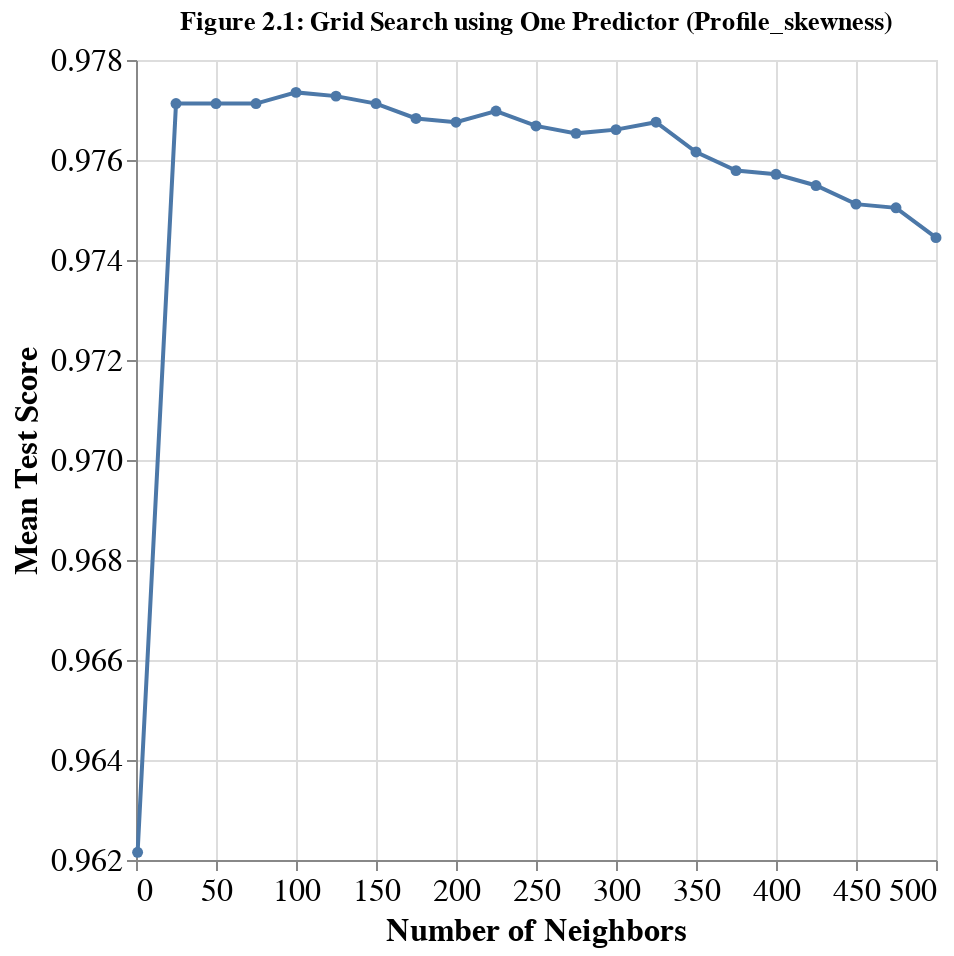

Here is the notebook cell this chart was saved with:
### Code cell
accuracies_skewness_grid_plot = (
    alt.Chart(accuracies_skewness_grid, title="Figure 2.1: Grid Search using One Predictor (Profile_skewness)")
    .mark_line(point=True)
    .encode(
        x=alt.X("param_kneighborsclassifier__n_neighbors", title="Number of Neighbors", scale=alt.Scale(zero=False),),
        y=alt.Y("mean_test_score", title="Mean Test Score", scale=alt.Scale(zero=False)),
    )
    .configure_axis(labelFontSize=16, titleFontSize=16)
    .properties(width=400, height=400)
)

display(accuracies_skewness_grid.sort_values(by="rank_test_score")[["param_kneighborsclassifier__n_neighbors", "mean_test_score"]]
        .head().style.set_caption("Table 2.2: Top 5 k-values for One Predictor (Profile_skewness)"))
accuracies_skewness_grid_plot

### Figure 1 — Vega-Lite specification as saved in the notebook (floating-point values rounded to 4 significant figures)
{"config": {"view": {"continuousWidth": 400, "continuousHeight": 300}, "axis": {"labelFontSize": 16, "titleFontSize": 16}}, "data": {"name": "data-f9a6791dc56c86794c8155b4b72264c0"}, "mark": {"type": "line", "point": true}, "encoding": {"x": {"field": "param_kneighborsclassifier__n_neighbors", "scale": {"zero": false}, "title": "Number of Neighbors", "type": "quantitative"}, "y": {"field": "mean_test_score", "scale": {"zero": false}, "title": "Mean Test Score", "type": "quantitative"}}, "height": 400, "title": "Figure 2.1: Grid Search using One Predictor (Profile_skewness)", "width": 400, "$schema": "https://vega.github.io/schema/vega-lite/v4.17.0.json", "datasets": {"data-f9a6791dc56c86794c8155b4b72264c0": [{"mean_fit_time": 0.008791, "std_fit_time": 0.0009829, "mean_score_time": 0.02839, "std_score_time": 0.001148, "param_kneighborsclassifier__n_neighbors": 1, "params": {"kneighborsclassifier__n_neighbors": 1}, "split0_test_score": 0.9624, "split1_test_score": 0.9609, "split2_test_score": 0.9635, "split3_test_score": 0.9635, "split4_test_score": 0.9605, "mean_test_score": 0.9622, "std_test_score": 0.001261, "rank_test_score": 21}, {"mean_fit_time": 0.008765, "std_fit_time": 0.000724, "mean_score_time": 0.03357, "std_score_time": 0.0007146, "param_kneighborsclassifier__n_neighbors": 25, "params": {"kneighborsclassifier__n_neighbors": 25}, "split0_test_score": 0.9788, "split1_test_score": 0.9732, "split2_test_score": 0.9814, "split3_test_score": 0.9776, "split4_test_score": 0.9747, "mean_test_score": 0.9771, "std_test_score": 0.002921, "rank_test_score": 6}, {"mean_fit_time": 0.00838, "std_fit_time": 0.0005093, "mean_score_time": 0.03841, "std_score_time": 0.001485, "param_kneighborsclassifier__n_neighbors": 50, "params": {"kneighborsclassifier__n_neighbors": 50}, "split0_test_score": 0.9777, "split1_test_score": 0.9724, "split2_test_score": 0.9821, "split3_test_score": 0.9788, "split4_test_score": 0.9747, "mean_test_score": 0.9771, "std_test_score": 0.003345, "rank_test_score": 3}, {"mean_fit_time": 0.008799, "std_fit_time": 0.0007509, "mean_score_time": 0.0446, "std_score_time": 0.000488, "param_kneighborsclassifier__n_neighbors": 75, "params": {"kneighborsclassifier__n_neighbors": 75}, "split0_test_score": 0.978, "split1_test_score": 0.9717, "split2_test_score": 0.9825, "split3_test_score": 0.9788, "split4_test_score": 0.9747, "mean_test_score": 0.9771, "std_test_score": 0.003685, "rank_test_score": 3}, {"mean_fit_time": 0.009203, "std_fit_time": 0.0003994, "mean_score_time": 0.04998, "std_score_time": 0.0006245, "param_kneighborsclassifier__n_neighbors": 100, "params": {"kneighborsclassifier__n_neighbors": 100}, "split0_test_score": 0.9784, "split1_test_score": 0.9724, "split2_test_score": 0.9821, "split3_test_score": 0.9788, "split4_test_score": 0.975, "mean_test_score": 0.9774, "std_test_score": 0.003327, "rank_test_score": 1}, {"mean_fit_time": 0.009443, "std_fit_time": 0.0005087, "mean_score_time": 0.05409, "std_score_time": 0.001481, "param_kneighborsclassifier__n_neighbors": 125, "params": {"kneighborsclassifier__n_neighbors": 125}, "split0_test_score": 0.9784, "split1_test_score": 0.9724, "split2_test_score": 0.9821, "split3_test_score": 0.9788, "split4_test_score": 0.9747, "mean_test_score": 0.9773, "std_test_score": 0.003382, "rank_test_score": 2}, {"mean_fit_time": 0.008217, "std_fit_time": 0.000393, "mean_score_time": 0.05923, "std_score_time": 0.0009752, "param_kneighborsclassifier__n_neighbors": 150, "params": {"kneighborsclassifier__n_neighbors": 150}, "split0_test_score": 0.9784, "split1_test_score": 0.9717, "split2_test_score": 0.9821, "split3_test_score": 0.9784, "split4_test_score": 0.975, "mean_test_score": 0.9771, "std_test_score": 0.003523, "rank_test_score": 3}, {"mean_fit_time": 0.008139, "std_fit_time": 0.0007834, "mean_score_time": 0.064, "std_score_time": 0.0009324, "param_kneighborsclassifier__n_neighbors": 175, "params": {"kneighborsclassifier__n_neighbors": 175}, "split0_test_score": 0.9777, "split1_test_score": 0.9702, "split2_test_score": 0.9821, "split3_test_score": 0.9784, "split4_test_score": 0.9758, "mean_test_score": 0.9768, "std_test_score": 0.003902, "rank_test_score": 8}, {"mean_fit_time": 0.008217, "std_fit_time": 0.0007842, "mean_score_time": 0.07, "std_score_time": 0.001225, "param_kneighborsclassifier__n_neighbors": 200, "params": {"kneighborsclassifier__n_neighbors": 200}, "split0_test_score": 0.9773, "split1_test_score": 0.9702, "split2_test_score": 0.9821, "split3_test_score": 0.978, "split4_test_score": 0.9762, "mean_test_score": 0.9768, "std_test_score": 0.003846, "rank_test_score": 10}, {"mean_fit_time": 0.008419, "std_fit_time": 0.000477, "mean_score_time": 0.07579, "std_score_time": 0.001734, "param_kneighborsclassifier__n_neighbors": 225, "params": {"kneighborsclassifier__n_neighbors": 225}, "split0_test_score": 0.9773, "split1_test_score": 0.9702, "split2_test_score": 0.9825, "split3_test_score": 0.9788, "split4_test_score": 0.9762, "mean_test_score": 0.977, "std_test_score": 0.004007, "rank_test_score": 7}, {"mean_fit_time": 0.008794, "std_fit_time": 0.0007221, "mean_score_time": 0.0813, "std_score_time": 0.001675, "param_kneighborsclassifier__n_neighbors": 250, "params": {"kneighborsclassifier__n_neighbors": 250}, "split0_test_score": 0.9777, "split1_test_score": 0.9698, "split2_test_score": 0.9818, "split3_test_score": 0.9784, "split4_test_score": 0.9758, "mean_test_score": 0.9767, "std_test_score": 0.003931, "rank_test_score": 11}, {"mean_fit_time": 0.008395, "std_fit_time": 0.0005033, "mean_score_time": 0.0892, "std_score_time": 0.0006808, "param_kneighborsclassifier__n_neighbors": 275, "params": {"kneighborsclassifier__n_neighbors": 275}, "split0_test_score": 0.9777, "split1_test_score": 0.9702, "split2_test_score": 0.9818, "split3_test_score": 0.978, "split4_test_score": 0.975, "mean_test_score": 0.9765, "std_test_score": 0.00382, "rank_test_score": 13}, {"mean_fit_time": 0.009008, "std_fit_time": 1.075e-05, "mean_score_time": 0.09715, "std_score_time": 0.001161, "param_kneighborsclassifier__n_neighbors": 300, "params": {"kneighborsclassifier__n_neighbors": 300}, "split0_test_score": 0.9773, "split1_test_score": 0.9702, "split2_test_score": 0.9818, "split3_test_score": 0.978, "split4_test_score": 0.9758, "mean_test_score": 0.9766, "std_test_score": 0.003757, "rank_test_score": 12}, {"mean_fit_time": 0.008176, "std_fit_time": 0.0003604, "mean_score_time": 0.1031, "std_score_time": 0.001663, "param_kneighborsclassifier__n_neighbors": 325, "params": {"kneighborsclassifier__n_neighbors": 325}, "split0_test_score": 0.9765, "split1_test_score": 0.9709, "split2_test_score": 0.9818, "split3_test_score": 0.978, "split4_test_score": 0.9765, "mean_test_score": 0.9768, "std_test_score": 0.003474, "rank_test_score": 9}, {"mean_fit_time": 0.008414, "std_fit_time": 0.0007376, "mean_score_time": 0.1081, "std_score_time": 0.001591, "param_kneighborsclassifier__n_neighbors": 350, "params": {"kneighborsclassifier__n_neighbors": 350}, "split0_test_score": 0.9765, "split1_test_score": 0.9702, "split2_test_score": 0.9818, "split3_test_score": 0.9765, "split4_test_score": 0.9758, "mean_test_score": 0.9762, "std_test_score": 0.003664, "rank_test_score": 14}, {"mean_fit_time": 0.008598, "std_fit_time": 0.001022, "mean_score_time": 0.1165, "std_score_time": 0.003077, "param_kneighborsclassifier__n_neighbors": 375, "params": {"kneighborsclassifier__n_neighbors": 375}, "split0_test_score": 0.975, "split1_test_score": 0.9702, "split2_test_score": 0.9814, "split3_test_score": 0.9762, "split4_test_score": 0.9762, "mean_test_score": 0.9758, "std_test_score": 0.003556, "rank_test_score": 15}, {"mean_fit_time": 0.009021, "std_fit_time": 0.0006307, "mean_score_time": 0.1201, "std_score_time": 0.001076, "param_kneighborsclassifier__n_neighbors": 400, "params": {"kneighborsclassifier__n_neighbors": 400}, "split0_test_score": 0.975, "split1_test_score": 0.9706, "split2_test_score": 0.9806, "split3_test_score": 0.9762, "split4_test_score": 0.9762, "mean_test_score": 0.9757, "std_test_score": 0.003207, "rank_test_score": 16}, {"mean_fit_time": 0.008998, "std_fit_time": 0.0009213, "mean_score_time": 0.1242, "std_score_time": 0.002473, "param_kneighborsclassifier__n_neighbors": 425, "params": {"kneighborsclassifier__n_neighbors": 425}, "split0_test_score": 0.9747, "split1_test_score": 0.9702, "split2_test_score": 0.9803, "split3_test_score": 0.9758, "split4_test_score": 0.9765, "mean_test_score": 0.9755, "std_test_score": 0.003241, "rank_test_score": 17}, {"mean_fit_time": 0.008654, "std_fit_time": 0.000541, "mean_score_time": 0.1318, "std_score_time": 0.0009622, "param_kneighborsclassifier__n_neighbors": 450, "params": {"kneighborsclassifier__n_neighbors": 450}, "split0_test_score": 0.9743, "split1_test_score": 0.9698, "split2_test_score": 0.9799, "split3_test_score": 0.9754, "split4_test_score": 0.9762, "mean_test_score": 0.9751, "std_test_score": 0.003241, "rank_test_score": 18}, {"mean_fit_time": 0.008592, "std_fit_time": 0.0004838, "mean_score_time": 0.1359, "std_score_time": 0.001761, "param_kneighborsclassifier__n_neighbors": 475, "params": {"kneighborsclassifier__n_neighbors": 475}, "split0_test_score": 0.9743, "split1_test_score": 0.9691, "split2_test_score": 0.9795, "split3_test_score": 0.9762, "split4_test_score": 0.9762, "mean_test_score": 0.975, "std_test_score": 0.00342, "rank_test_score": 19}, {"mean_fit_time": 0.008201, "std_fit_time": 0.0004006, "mean_score_time": 0.1395, "std_score_time": 0.001291, "param_kneighborsclassifier__n_neighbors": 500, "params": {"kneighborsclassifier__n_neighbors": 500}, "split0_test_score": 0.9732, "split1_test_score": 0.9687, "split2_test_score": 0.9784, "split3_test_score": 0.9762, "split4_test_score": 0.9758, "mean_test_score": 0.9744, "std_test_score": 0.00331, "rank_test_score": 20}]}}
